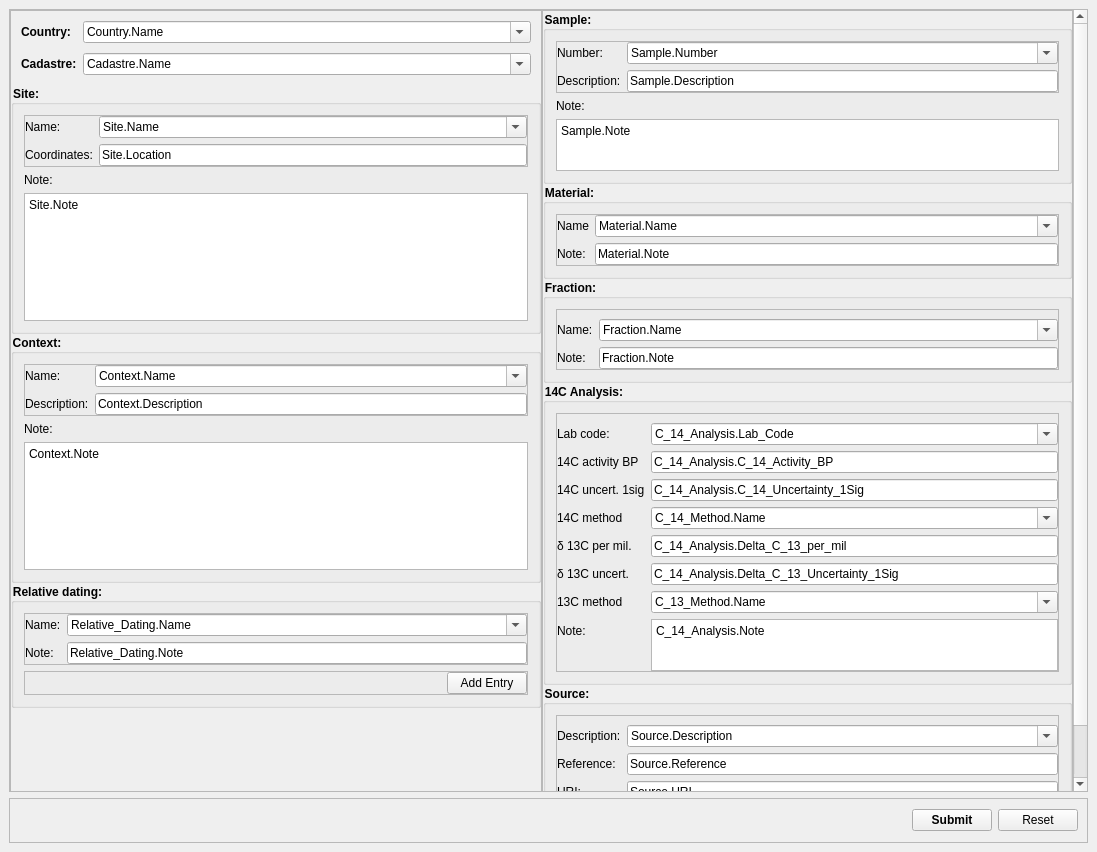
<?xml version="1.0" encoding="UTF-8"?>
<ui version="4.0">
 <class>MainWindow</class>
 <widget class="QMainWindow" name="MainWindow">
  <property name="geometry">
   <rect>
    <x>0</x>
    <y>0</y>
    <width>1097</width>
    <height>852</height>
   </rect>
  </property>
  <property name="windowTitle">
   <string>14C Data Form</string>
  </property>
  <widget class="QWidget" name="centralwidget">
   <layout class="QVBoxLayout" name="verticalLayout">
    <item>
     <widget class="QScrollArea" name="formFrame">
      <property name="widgetResizable">
       <bool>true</bool>
      </property>
      <widget class="QWidget" name="scrollAreaWidgetContents">
       <property name="geometry">
        <rect>
         <x>0</x>
         <y>0</y>
         <width>1052</width>
         <height>844</height>
        </rect>
       </property>
       <layout class="QHBoxLayout" name="horizontalLayout_2">
        <property name="spacing">
         <number>0</number>
        </property>
        <property name="leftMargin">
         <number>0</number>
        </property>
        <property name="topMargin">
         <number>0</number>
        </property>
        <property name="rightMargin">
         <number>0</number>
        </property>
        <property name="bottomMargin">
         <number>0</number>
        </property>
        <item>
         <widget class="QFrame" name="leftFrame">
          <property name="sizePolicy">
           <sizepolicy hsizetype="Ignored" vsizetype="Expanding">
            <horstretch>0</horstretch>
            <verstretch>0</verstretch>
           </sizepolicy>
          </property>
          <property name="frameShape">
           <enum>QFrame::StyledPanel</enum>
          </property>
          <property name="frameShadow">
           <enum>QFrame::Raised</enum>
          </property>
          <layout class="QVBoxLayout" name="verticalLayout_3">
           <property name="spacing">
            <number>0</number>
           </property>
           <property name="leftMargin">
            <number>0</number>
           </property>
           <property name="topMargin">
            <number>0</number>
           </property>
           <property name="rightMargin">
            <number>0</number>
           </property>
           <property name="bottomMargin">
            <number>0</number>
           </property>
           <item>
            <layout class="QVBoxLayout" name="verticalLayout_2">
             <item>
              <layout class="QFormLayout" name="formLayout">
               <property name="horizontalSpacing">
                <number>6</number>
               </property>
               <property name="verticalSpacing">
                <number>10</number>
               </property>
               <property name="leftMargin">
                <number>10</number>
               </property>
               <property name="topMargin">
                <number>10</number>
               </property>
               <property name="rightMargin">
                <number>10</number>
               </property>
               <property name="bottomMargin">
                <number>10</number>
               </property>
               <item row="0" column="0">
                <widget class="QLabel" name="label">
                 <property name="styleSheet">
                  <string notr="true">font-weight: bold;</string>
                 </property>
                 <property name="text">
                  <string>Country:</string>
                 </property>
                </widget>
               </item>
               <item row="0" column="1">
                <widget class="QComboBox" name="comboCountry">
                 <property name="editable">
                  <bool>true</bool>
                 </property>
                 <item>
                  <property name="text">
                   <string>Country.Name</string>
                  </property>
                 </item>
                </widget>
               </item>
               <item row="1" column="0">
                <widget class="QLabel" name="label_2">
                 <property name="styleSheet">
                  <string notr="true">font-weight: bold;</string>
                 </property>
                 <property name="text">
                  <string>Cadastre:</string>
                 </property>
                </widget>
               </item>
               <item row="1" column="1">
                <widget class="QComboBox" name="comboCadastre">
                 <property name="editable">
                  <bool>true</bool>
                 </property>
                 <item>
                  <property name="text">
                   <string>Cadastre.Name</string>
                  </property>
                 </item>
                </widget>
               </item>
              </layout>
             </item>
             <item>
              <widget class="QGroupBox" name="groupBox">
               <property name="styleSheet">
                <string notr="true">QGroupBox { font-weight: bold; }</string>
               </property>
               <property name="title">
                <string>Site:</string>
               </property>
               <layout class="QVBoxLayout" name="verticalLayout_4">
                <property name="leftMargin">
                 <number>10</number>
                </property>
                <property name="topMargin">
                 <number>10</number>
                </property>
                <property name="rightMargin">
                 <number>10</number>
                </property>
                <property name="bottomMargin">
                 <number>10</number>
                </property>
                <item>
                 <widget class="QFrame" name="frame_3">
                  <property name="styleSheet">
                   <string notr="true">font-weight: normal;</string>
                  </property>
                  <property name="frameShape">
                   <enum>QFrame::StyledPanel</enum>
                  </property>
                  <property name="frameShadow">
                   <enum>QFrame::Raised</enum>
                  </property>
                  <layout class="QFormLayout" name="formLayout_2">
                   <property name="leftMargin">
                    <number>0</number>
                   </property>
                   <property name="topMargin">
                    <number>0</number>
                   </property>
                   <property name="rightMargin">
                    <number>0</number>
                   </property>
                   <property name="bottomMargin">
                    <number>0</number>
                   </property>
                   <item row="0" column="0">
                    <widget class="QLabel" name="label_3">
                     <property name="text">
                      <string>Name:</string>
                     </property>
                    </widget>
                   </item>
                   <item row="0" column="1">
                    <widget class="QComboBox" name="comboSiteName">
                     <property name="editable">
                      <bool>true</bool>
                     </property>
                     <item>
                      <property name="text">
                       <string>Site.Name</string>
                      </property>
                     </item>
                    </widget>
                   </item>
                   <item row="1" column="0">
                    <widget class="QLabel" name="label_4">
                     <property name="text">
                      <string>Coordinates:</string>
                     </property>
                    </widget>
                   </item>
                   <item row="1" column="1">
                    <widget class="QLineEdit" name="lineCoordinates">
                     <property name="text">
                      <string>Site.Location</string>
                     </property>
                    </widget>
                   </item>
                  </layout>
                 </widget>
                </item>
                <item>
                 <widget class="QLabel" name="label_5">
                  <property name="styleSheet">
                   <string notr="true">font-weight: normal;</string>
                  </property>
                  <property name="text">
                   <string>Note:</string>
                  </property>
                 </widget>
                </item>
                <item>
                 <widget class="QPlainTextEdit" name="plainTextSiteNote">
                  <property name="maximumSize">
                   <size>
                    <width>16777215</width>
                    <height>128</height>
                   </size>
                  </property>
                  <property name="styleSheet">
                   <string notr="true">font-weight: normal;</string>
                  </property>
                  <property name="plainText">
                   <string>Site.Note</string>
                  </property>
                 </widget>
                </item>
               </layout>
              </widget>
             </item>
             <item>
              <widget class="QGroupBox" name="groupBox_2">
               <property name="styleSheet">
                <string notr="true">QGroupBox { font-weight: bold; }</string>
               </property>
               <property name="title">
                <string>Context:</string>
               </property>
               <layout class="QVBoxLayout" name="verticalLayout_5">
                <property name="leftMargin">
                 <number>10</number>
                </property>
                <property name="topMargin">
                 <number>10</number>
                </property>
                <property name="rightMargin">
                 <number>10</number>
                </property>
                <property name="bottomMargin">
                 <number>10</number>
                </property>
                <item>
                 <widget class="QFrame" name="frame_4">
                  <property name="styleSheet">
                   <string notr="true">font-weight: normal;</string>
                  </property>
                  <property name="frameShape">
                   <enum>QFrame::StyledPanel</enum>
                  </property>
                  <property name="frameShadow">
                   <enum>QFrame::Raised</enum>
                  </property>
                  <layout class="QFormLayout" name="formLayout_3">
                   <property name="leftMargin">
                    <number>0</number>
                   </property>
                   <property name="topMargin">
                    <number>0</number>
                   </property>
                   <property name="rightMargin">
                    <number>0</number>
                   </property>
                   <property name="bottomMargin">
                    <number>0</number>
                   </property>
                   <item row="0" column="0">
                    <widget class="QLabel" name="label_6">
                     <property name="text">
                      <string>Name:</string>
                     </property>
                    </widget>
                   </item>
                   <item row="0" column="1">
                    <widget class="QComboBox" name="comboContextName">
                     <property name="editable">
                      <bool>true</bool>
                     </property>
                     <item>
                      <property name="text">
                       <string>Context.Name</string>
                      </property>
                     </item>
                    </widget>
                   </item>
                   <item row="1" column="0">
                    <widget class="QLabel" name="label_7">
                     <property name="text">
                      <string>Description:</string>
                     </property>
                    </widget>
                   </item>
                   <item row="1" column="1">
                    <widget class="QLineEdit" name="lineContextDescription">
                     <property name="text">
                      <string>Context.Description</string>
                     </property>
                    </widget>
                   </item>
                  </layout>
                 </widget>
                </item>
                <item>
                 <widget class="QLabel" name="label_8">
                  <property name="styleSheet">
                   <string notr="true">font-weight: normal;</string>
                  </property>
                  <property name="text">
                   <string>Note:</string>
                  </property>
                 </widget>
                </item>
                <item>
                 <widget class="QPlainTextEdit" name="plainTextContextNote">
                  <property name="minimumSize">
                   <size>
                    <width>0</width>
                    <height>52</height>
                   </size>
                  </property>
                  <property name="maximumSize">
                   <size>
                    <width>16777215</width>
                    <height>128</height>
                   </size>
                  </property>
                  <property name="styleSheet">
                   <string notr="true">font-weight: normal;</string>
                  </property>
                  <property name="plainText">
                   <string>Context.Note</string>
                  </property>
                 </widget>
                </item>
               </layout>
              </widget>
             </item>
             <item>
              <widget class="QGroupBox" name="groupRelativeDating">
               <property name="styleSheet">
                <string notr="true">QGroupBox { font-weight: bold; }</string>
               </property>
               <property name="title">
                <string>Relative dating:</string>
               </property>
               <layout class="QVBoxLayout" name="verticalLayout_6">
                <property name="leftMargin">
                 <number>10</number>
                </property>
                <property name="topMargin">
                 <number>10</number>
                </property>
                <property name="rightMargin">
                 <number>10</number>
                </property>
                <property name="bottomMargin">
                 <number>10</number>
                </property>
                <item>
                 <widget class="QFrame" name="frame_5">
                  <property name="styleSheet">
                   <string notr="true">font-weight: normal;</string>
                  </property>
                  <property name="frameShape">
                   <enum>QFrame::StyledPanel</enum>
                  </property>
                  <property name="frameShadow">
                   <enum>QFrame::Raised</enum>
                  </property>
                  <layout class="QFormLayout" name="formLayout_4">
                   <property name="leftMargin">
                    <number>0</number>
                   </property>
                   <property name="topMargin">
                    <number>0</number>
                   </property>
                   <property name="rightMargin">
                    <number>0</number>
                   </property>
                   <property name="bottomMargin">
                    <number>0</number>
                   </property>
                   <item row="0" column="0">
                    <widget class="QLabel" name="label_9">
                     <property name="text">
                      <string>Name:</string>
                     </property>
                    </widget>
                   </item>
                   <item row="0" column="1">
                    <widget class="QComboBox" name="comboRelDatingName">
                     <property name="editable">
                      <bool>true</bool>
                     </property>
                     <item>
                      <property name="text">
                       <string>Relative_Dating.Name</string>
                      </property>
                     </item>
                    </widget>
                   </item>
                   <item row="1" column="0">
                    <widget class="QLabel" name="label_10">
                     <property name="text">
                      <string>Note:</string>
                     </property>
                    </widget>
                   </item>
                   <item row="1" column="1">
                    <widget class="QLineEdit" name="lineRelDatingNote">
                     <property name="text">
                      <string>Relative_Dating.Note</string>
                     </property>
                    </widget>
                   </item>
                  </layout>
                 </widget>
                </item>
                <item>
                 <widget class="QFrame" name="frame">
                  <property name="frameShape">
                   <enum>QFrame::StyledPanel</enum>
                  </property>
                  <property name="frameShadow">
                   <enum>QFrame::Raised</enum>
                  </property>
                  <layout class="QHBoxLayout" name="horizontalLayout_3">
                   <property name="spacing">
                    <number>0</number>
                   </property>
                   <property name="leftMargin">
                    <number>0</number>
                   </property>
                   <property name="topMargin">
                    <number>0</number>
                   </property>
                   <property name="rightMargin">
                    <number>0</number>
                   </property>
                   <property name="bottomMargin">
                    <number>0</number>
                   </property>
                   <item>
                    <spacer name="horizontalSpacer_2">
                     <property name="orientation">
                      <enum>Qt::Horizontal</enum>
                     </property>
                     <property name="sizeHint" stdset="0">
                      <size>
                       <width>40</width>
                       <height>20</height>
                      </size>
                     </property>
                    </spacer>
                   </item>
                   <item>
                    <widget class="QPushButton" name="pushButton">
                     <property name="text">
                      <string>Add Entry</string>
                     </property>
                    </widget>
                   </item>
                  </layout>
                 </widget>
                </item>
               </layout>
              </widget>
             </item>
            </layout>
           </item>
           <item>
            <spacer name="verticalSpacer">
             <property name="orientation">
              <enum>Qt::Vertical</enum>
             </property>
             <property name="sizeHint" stdset="0">
              <size>
               <width>20</width>
               <height>40</height>
              </size>
             </property>
            </spacer>
           </item>
          </layout>
         </widget>
        </item>
        <item>
         <widget class="QFrame" name="rightFrame">
          <property name="sizePolicy">
           <sizepolicy hsizetype="Ignored" vsizetype="Expanding">
            <horstretch>0</horstretch>
            <verstretch>0</verstretch>
           </sizepolicy>
          </property>
          <property name="frameShape">
           <enum>QFrame::StyledPanel</enum>
          </property>
          <property name="frameShadow">
           <enum>QFrame::Raised</enum>
          </property>
          <layout class="QVBoxLayout" name="verticalLayout_13">
           <property name="spacing">
            <number>0</number>
           </property>
           <property name="leftMargin">
            <number>0</number>
           </property>
           <property name="topMargin">
            <number>0</number>
           </property>
           <property name="rightMargin">
            <number>0</number>
           </property>
           <property name="bottomMargin">
            <number>0</number>
           </property>
           <item>
            <layout class="QVBoxLayout" name="verticalLayout_7">
             <property name="spacing">
              <number>0</number>
             </property>
             <property name="leftMargin">
              <number>0</number>
             </property>
             <property name="topMargin">
              <number>0</number>
             </property>
             <property name="rightMargin">
              <number>0</number>
             </property>
             <property name="bottomMargin">
              <number>0</number>
             </property>
             <item>
              <widget class="QGroupBox" name="groupBox_4">
               <property name="styleSheet">
                <string notr="true">QGroupBox { font-weight: bold; }</string>
               </property>
               <property name="title">
                <string>Sample:</string>
               </property>
               <layout class="QVBoxLayout" name="verticalLayout_8">
                <property name="leftMargin">
                 <number>10</number>
                </property>
                <property name="topMargin">
                 <number>10</number>
                </property>
                <property name="rightMargin">
                 <number>10</number>
                </property>
                <property name="bottomMargin">
                 <number>10</number>
                </property>
                <item>
                 <widget class="QFrame" name="frame_6">
                  <property name="styleSheet">
                   <string notr="true">font-weight: normal;</string>
                  </property>
                  <property name="frameShape">
                   <enum>QFrame::StyledPanel</enum>
                  </property>
                  <property name="frameShadow">
                   <enum>QFrame::Raised</enum>
                  </property>
                  <layout class="QFormLayout" name="formLayout_5">
                   <property name="leftMargin">
                    <number>0</number>
                   </property>
                   <property name="topMargin">
                    <number>0</number>
                   </property>
                   <property name="rightMargin">
                    <number>0</number>
                   </property>
                   <property name="bottomMargin">
                    <number>0</number>
                   </property>
                   <item row="0" column="0">
                    <widget class="QLabel" name="label_11">
                     <property name="text">
                      <string>Number:</string>
                     </property>
                    </widget>
                   </item>
                   <item row="0" column="1">
                    <widget class="QComboBox" name="comboSampleNumber">
                     <property name="editable">
                      <bool>true</bool>
                     </property>
                     <item>
                      <property name="text">
                       <string>Sample.Number</string>
                      </property>
                     </item>
                    </widget>
                   </item>
                   <item row="1" column="0">
                    <widget class="QLabel" name="label_12">
                     <property name="text">
                      <string>Description:</string>
                     </property>
                    </widget>
                   </item>
                   <item row="1" column="1">
                    <widget class="QLineEdit" name="lineSampleDescription">
                     <property name="text">
                      <string>Sample.Description</string>
                     </property>
                    </widget>
                   </item>
                  </layout>
                 </widget>
                </item>
                <item>
                 <widget class="QLabel" name="label_13">
                  <property name="styleSheet">
                   <string notr="true">font-weight: normal;</string>
                  </property>
                  <property name="text">
                   <string>Note:</string>
                  </property>
                 </widget>
                </item>
                <item>
                 <widget class="QPlainTextEdit" name="plainTextSampleNote">
                  <property name="maximumSize">
                   <size>
                    <width>16777215</width>
                    <height>52</height>
                   </size>
                  </property>
                  <property name="styleSheet">
                   <string notr="true">font-weight: normal;</string>
                  </property>
                  <property name="plainText">
                   <string>Sample.Note</string>
                  </property>
                 </widget>
                </item>
               </layout>
              </widget>
             </item>
             <item>
              <widget class="QGroupBox" name="groupBox_5">
               <property name="styleSheet">
                <string notr="true">QGroupBox { font-weight: bold; }</string>
               </property>
               <property name="title">
                <string>Material:</string>
               </property>
               <layout class="QVBoxLayout" name="verticalLayout_9">
                <property name="leftMargin">
                 <number>10</number>
                </property>
                <property name="topMargin">
                 <number>10</number>
                </property>
                <property name="rightMargin">
                 <number>10</number>
                </property>
                <property name="bottomMargin">
                 <number>10</number>
                </property>
                <item>
                 <widget class="QFrame" name="frame_7">
                  <property name="styleSheet">
                   <string notr="true">font-weight: normal;</string>
                  </property>
                  <property name="frameShape">
                   <enum>QFrame::StyledPanel</enum>
                  </property>
                  <property name="frameShadow">
                   <enum>QFrame::Raised</enum>
                  </property>
                  <layout class="QFormLayout" name="formLayout_6">
                   <property name="leftMargin">
                    <number>0</number>
                   </property>
                   <property name="topMargin">
                    <number>0</number>
                   </property>
                   <property name="rightMargin">
                    <number>0</number>
                   </property>
                   <property name="bottomMargin">
                    <number>0</number>
                   </property>
                   <item row="0" column="0">
                    <widget class="QLabel" name="label_14">
                     <property name="text">
                      <string>Name</string>
                     </property>
                    </widget>
                   </item>
                   <item row="0" column="1">
                    <widget class="QComboBox" name="comboMaterialName">
                     <property name="editable">
                      <bool>true</bool>
                     </property>
                     <item>
                      <property name="text">
                       <string>Material.Name</string>
                      </property>
                     </item>
                    </widget>
                   </item>
                   <item row="1" column="0">
                    <widget class="QLabel" name="label_15">
                     <property name="text">
                      <string>Note:</string>
                     </property>
                    </widget>
                   </item>
                   <item row="1" column="1">
                    <widget class="QLineEdit" name="lineMaterialNote">
                     <property name="text">
                      <string>Material.Note</string>
                     </property>
                    </widget>
                   </item>
                  </layout>
                 </widget>
                </item>
               </layout>
              </widget>
             </item>
             <item>
              <widget class="QGroupBox" name="groupBox_6">
               <property name="styleSheet">
                <string notr="true">QGroupBox { font-weight: bold; }</string>
               </property>
               <property name="title">
                <string>Fraction:</string>
               </property>
               <layout class="QVBoxLayout" name="verticalLayout_10">
                <property name="leftMargin">
                 <number>10</number>
                </property>
                <property name="topMargin">
                 <number>10</number>
                </property>
                <property name="rightMargin">
                 <number>10</number>
                </property>
                <property name="bottomMargin">
                 <number>10</number>
                </property>
                <item>
                 <widget class="QFrame" name="frame_8">
                  <property name="styleSheet">
                   <string notr="true">font-weight: normal;</string>
                  </property>
                  <property name="frameShape">
                   <enum>QFrame::StyledPanel</enum>
                  </property>
                  <property name="frameShadow">
                   <enum>QFrame::Raised</enum>
                  </property>
                  <layout class="QFormLayout" name="formLayout_7">
                   <property name="leftMargin">
                    <number>0</number>
                   </property>
                   <property name="rightMargin">
                    <number>0</number>
                   </property>
                   <property name="bottomMargin">
                    <number>0</number>
                   </property>
                   <item row="0" column="0">
                    <widget class="QLabel" name="label_16">
                     <property name="text">
                      <string>Name:</string>
                     </property>
                    </widget>
                   </item>
                   <item row="0" column="1">
                    <widget class="QComboBox" name="comboFractionName">
                     <property name="editable">
                      <bool>true</bool>
                     </property>
                     <item>
                      <property name="text">
                       <string>Fraction.Name</string>
                      </property>
                     </item>
                    </widget>
                   </item>
                   <item row="1" column="0">
                    <widget class="QLabel" name="label_17">
                     <property name="text">
                      <string>Note:</string>
                     </property>
                    </widget>
                   </item>
                   <item row="1" column="1">
                    <widget class="QLineEdit" name="lineFractionNote">
                     <property name="text">
                      <string>Fraction.Note</string>
                     </property>
                    </widget>
                   </item>
                  </layout>
                 </widget>
                </item>
               </layout>
              </widget>
             </item>
             <item>
              <widget class="QGroupBox" name="groupBox_7">
               <property name="styleSheet">
                <string notr="true">QGroupBox { font-weight: bold; }</string>
               </property>
               <property name="title">
                <string>14C Analysis:</string>
               </property>
               <layout class="QVBoxLayout" name="verticalLayout_11">
                <property name="leftMargin">
                 <number>10</number>
                </property>
                <property name="topMargin">
                 <number>10</number>
                </property>
                <property name="rightMargin">
                 <number>10</number>
                </property>
                <property name="bottomMargin">
                 <number>10</number>
                </property>
                <item>
                 <widget class="QFrame" name="frame_9">
                  <property name="styleSheet">
                   <string notr="true">font-weight: normal;</string>
                  </property>
                  <property name="frameShape">
                   <enum>QFrame::StyledPanel</enum>
                  </property>
                  <property name="frameShadow">
                   <enum>QFrame::Raised</enum>
                  </property>
                  <layout class="QFormLayout" name="formLayout_8">
                   <property name="leftMargin">
                    <number>0</number>
                   </property>
                   <property name="rightMargin">
                    <number>0</number>
                   </property>
                   <property name="bottomMargin">
                    <number>0</number>
                   </property>
                   <item row="0" column="0">
                    <widget class="QLabel" name="label_18">
                     <property name="text">
                      <string>Lab code:</string>
                     </property>
                    </widget>
                   </item>
                   <item row="1" column="0">
                    <widget class="QLabel" name="label_21">
                     <property name="text">
                      <string>14C activity BP</string>
                     </property>
                    </widget>
                   </item>
                   <item row="2" column="0">
                    <widget class="QLabel" name="label_22">
                     <property name="text">
                      <string>14C uncert. 1sig</string>
                     </property>
                    </widget>
                   </item>
                   <item row="4" column="0">
                    <widget class="QLabel" name="label_23">
                     <property name="text">
                      <string>δ 13C per mil.</string>
                     </property>
                    </widget>
                   </item>
                   <item row="5" column="0">
                    <widget class="QLabel" name="label_24">
                     <property name="text">
                      <string>δ 13C uncert.</string>
                     </property>
                    </widget>
                   </item>
                   <item row="1" column="1">
                    <widget class="QLineEdit" name="line14CValue">
                     <property name="text">
                      <string>C_14_Analysis.C_14_Activity_BP</string>
                     </property>
                    </widget>
                   </item>
                   <item row="2" column="1">
                    <widget class="QLineEdit" name="line14CUncert">
                     <property name="text">
                      <string>C_14_Analysis.C_14_Uncertainty_1Sig</string>
                     </property>
                    </widget>
                   </item>
                   <item row="4" column="1">
                    <widget class="QLineEdit" name="line13CValue">
                     <property name="text">
                      <string>C_14_Analysis.Delta_C_13_per_mil</string>
                     </property>
                    </widget>
                   </item>
                   <item row="5" column="1">
                    <widget class="QLineEdit" name="line13CUncert">
                     <property name="text">
                      <string>C_14_Analysis.Delta_C_13_Uncertainty_1Sig</string>
                     </property>
                    </widget>
                   </item>
                   <item row="0" column="1">
                    <widget class="QComboBox" name="comboLabCode">
                     <property name="editable">
                      <bool>true</bool>
                     </property>
                     <item>
                      <property name="text">
                       <string>C_14_Analysis.Lab_Code</string>
                      </property>
                     </item>
                    </widget>
                   </item>
                   <item row="7" column="0">
                    <widget class="QLabel" name="label_25">
                     <property name="text">
                      <string>Note:</string>
                     </property>
                    </widget>
                   </item>
                   <item row="7" column="1">
                    <widget class="QPlainTextEdit" name="plainTextEdit">
                     <property name="maximumSize">
                      <size>
                       <width>16777215</width>
                       <height>52</height>
                      </size>
                     </property>
                     <property name="plainText">
                      <string>C_14_Analysis.Note</string>
                     </property>
                    </widget>
                   </item>
                   <item row="3" column="0">
                    <widget class="QLabel" name="label_19">
                     <property name="text">
                      <string>14C method</string>
                     </property>
                    </widget>
                   </item>
                   <item row="3" column="1">
                    <widget class="QComboBox" name="comboBox">
                     <property name="editable">
                      <bool>true</bool>
                     </property>
                     <item>
                      <property name="text">
                       <string>C_14_Method.Name</string>
                      </property>
                     </item>
                    </widget>
                   </item>
                   <item row="6" column="0">
                    <widget class="QLabel" name="label_20">
                     <property name="text">
                      <string>13C method</string>
                     </property>
                    </widget>
                   </item>
                   <item row="6" column="1">
                    <widget class="QComboBox" name="comboBox_2">
                     <property name="editable">
                      <bool>true</bool>
                     </property>
                     <item>
                      <property name="text">
                       <string>C_13_Method.Name</string>
                      </property>
                     </item>
                    </widget>
                   </item>
                  </layout>
                 </widget>
                </item>
               </layout>
              </widget>
             </item>
             <item>
              <widget class="QGroupBox" name="groupSource">
               <property name="styleSheet">
                <string notr="true">QGroupBox { font-weight: bold; }</string>
               </property>
               <property name="title">
                <string>Source:</string>
               </property>
               <layout class="QVBoxLayout" name="verticalLayout_12">
                <property name="leftMargin">
                 <number>10</number>
                </property>
                <property name="topMargin">
                 <number>10</number>
                </property>
                <property name="rightMargin">
                 <number>10</number>
                </property>
                <property name="bottomMargin">
                 <number>10</number>
                </property>
                <item>
                 <widget class="QFrame" name="frame_10">
                  <property name="styleSheet">
                   <string notr="true">font-weight: normal;</string>
                  </property>
                  <property name="frameShape">
                   <enum>QFrame::StyledPanel</enum>
                  </property>
                  <property name="frameShadow">
                   <enum>QFrame::Raised</enum>
                  </property>
                  <layout class="QFormLayout" name="formLayout_9">
                   <property name="leftMargin">
                    <number>0</number>
                   </property>
                   <property name="rightMargin">
                    <number>0</number>
                   </property>
                   <property name="bottomMargin">
                    <number>0</number>
                   </property>
                   <item row="2" column="0">
                    <widget class="QLabel" name="label_193">
                     <property name="text">
                      <string>URI:</string>
                     </property>
                    </widget>
                   </item>
                   <item row="2" column="1">
                    <widget class="QLineEdit" name="lineSourceURI">
                     <property name="text">
                      <string>Source.URI</string>
                     </property>
                    </widget>
                   </item>
                   <item row="0" column="0">
                    <widget class="QLabel" name="label_191">
                     <property name="text">
                      <string>Description:</string>
                     </property>
                    </widget>
                   </item>
                   <item row="0" column="1">
                    <widget class="QComboBox" name="comboSourceDescription">
                     <property name="editable">
                      <bool>true</bool>
                     </property>
                     <item>
                      <property name="text">
                       <string>Source.Description</string>
                      </property>
                     </item>
                    </widget>
                   </item>
                   <item row="1" column="0">
                    <widget class="QLabel" name="label_192">
                     <property name="text">
                      <string>Reference:</string>
                     </property>
                    </widget>
                   </item>
                   <item row="1" column="1">
                    <widget class="QLineEdit" name="lineSourceReference">
                     <property name="text">
                      <string>Source.Reference</string>
                     </property>
                    </widget>
                   </item>
                  </layout>
                 </widget>
                </item>
                <item>
                 <widget class="QFrame" name="frame_2">
                  <property name="frameShape">
                   <enum>QFrame::StyledPanel</enum>
                  </property>
                  <property name="frameShadow">
                   <enum>QFrame::Raised</enum>
                  </property>
                  <layout class="QHBoxLayout" name="horizontalLayout_4">
                   <property name="spacing">
                    <number>0</number>
                   </property>
                   <property name="leftMargin">
                    <number>0</number>
                   </property>
                   <property name="topMargin">
                    <number>0</number>
                   </property>
                   <property name="rightMargin">
                    <number>0</number>
                   </property>
                   <property name="bottomMargin">
                    <number>0</number>
                   </property>
                   <item>
                    <spacer name="horizontalSpacer_3">
                     <property name="orientation">
                      <enum>Qt::Horizontal</enum>
                     </property>
                     <property name="sizeHint" stdset="0">
                      <size>
                       <width>40</width>
                       <height>20</height>
                      </size>
                     </property>
                    </spacer>
                   </item>
                   <item>
                    <widget class="QPushButton" name="pushButton_2">
                     <property name="text">
                      <string>Add Entry</string>
                     </property>
                    </widget>
                   </item>
                  </layout>
                 </widget>
                </item>
               </layout>
              </widget>
             </item>
            </layout>
           </item>
           <item>
            <spacer name="verticalSpacer_2">
             <property name="orientation">
              <enum>Qt::Vertical</enum>
             </property>
             <property name="sizeHint" stdset="0">
              <size>
               <width>20</width>
               <height>40</height>
              </size>
             </property>
            </spacer>
           </item>
          </layout>
         </widget>
        </item>
       </layout>
      </widget>
     </widget>
    </item>
    <item>
     <widget class="QFrame" name="controlFrame">
      <property name="frameShape">
       <enum>QFrame::StyledPanel</enum>
      </property>
      <property name="frameShadow">
       <enum>QFrame::Raised</enum>
      </property>
      <layout class="QHBoxLayout" name="horizontalLayout">
       <item>
        <spacer name="horizontalSpacer">
         <property name="orientation">
          <enum>Qt::Horizontal</enum>
         </property>
         <property name="sizeHint" stdset="0">
          <size>
           <width>775</width>
           <height>25</height>
          </size>
         </property>
        </spacer>
       </item>
       <item>
        <widget class="QPushButton" name="submitButton">
         <property name="font">
          <font>
           <weight>75</weight>
           <bold>true</bold>
          </font>
         </property>
         <property name="text">
          <string>Submit</string>
         </property>
        </widget>
       </item>
       <item>
        <widget class="QPushButton" name="resetButton">
         <property name="text">
          <string>Reset</string>
         </property>
        </widget>
       </item>
      </layout>
     </widget>
    </item>
   </layout>
  </widget>
 </widget>
 <resources/>
 <connections/>
</ui>
